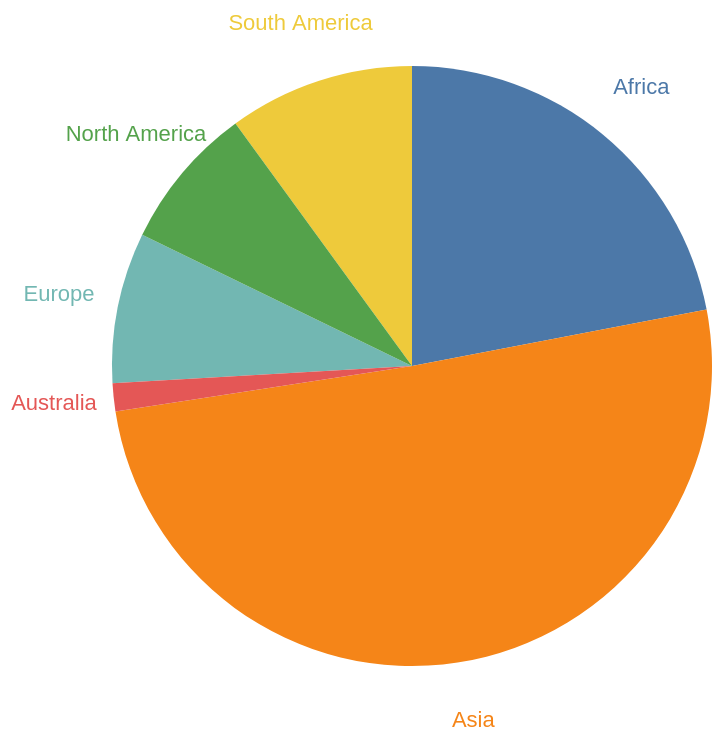

Here is the Vega-Lite specification saved for this chart:
### Vega-Lite specification from a JSON file in a GitHub repository (floating-point values rounded to 4 significant figures)
{"$schema": "https://vega.github.io/schema/vega-lite/v5.json", "width": "container", "height": "container", "autosize": "pad", "data": {"values": [{"Continent": "Africa", "Total Deaths": 16564000}, {"Continent": "Asia", "Total Deaths": 38127000}, {"Continent": "Europe", "Total Deaths": 6122000}, {"Continent": "South America", "Total Deaths": 7547000}, {"Continent": "North America", "Total Deaths": 5863000}, {"Continent": "Australia", "Total Deaths": 1136000}]}, "encoding": {"theta": {"field": "Total Deaths", "type": "quantitative", "stack": true}, "color": {"field": "Continent", "type": "nominal", "legend": null}}, "layer": [{"mark": {"type": "arc", "outerRadius": 150, "tooltip": true}}, {"mark": {"type": "text", "radius": 180}, "encoding": {"text": {"field": "Continent", "type": "nominal"}}}], "config": {"view": {"stroke": "transparent"}}}
